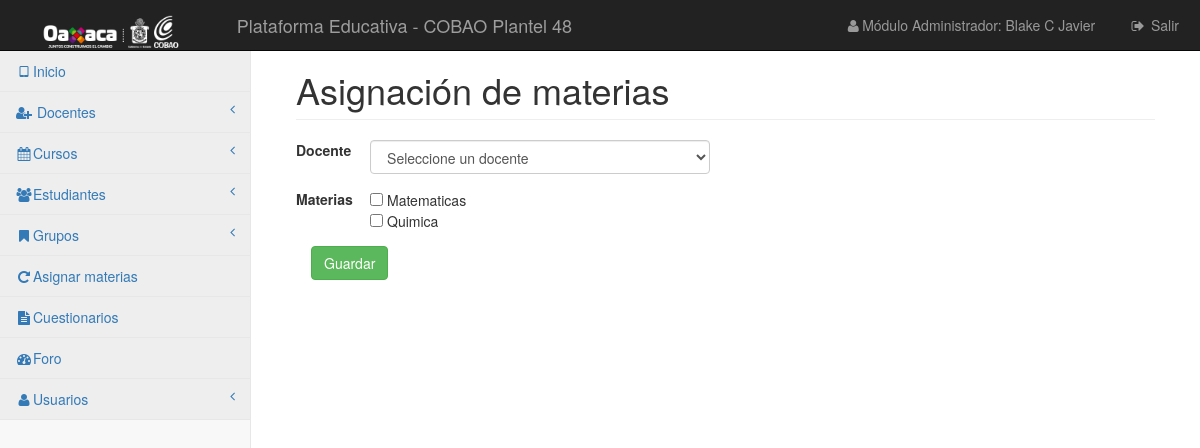
Before: /vistas/grupos/asignar.php (signed in) with the older database file.
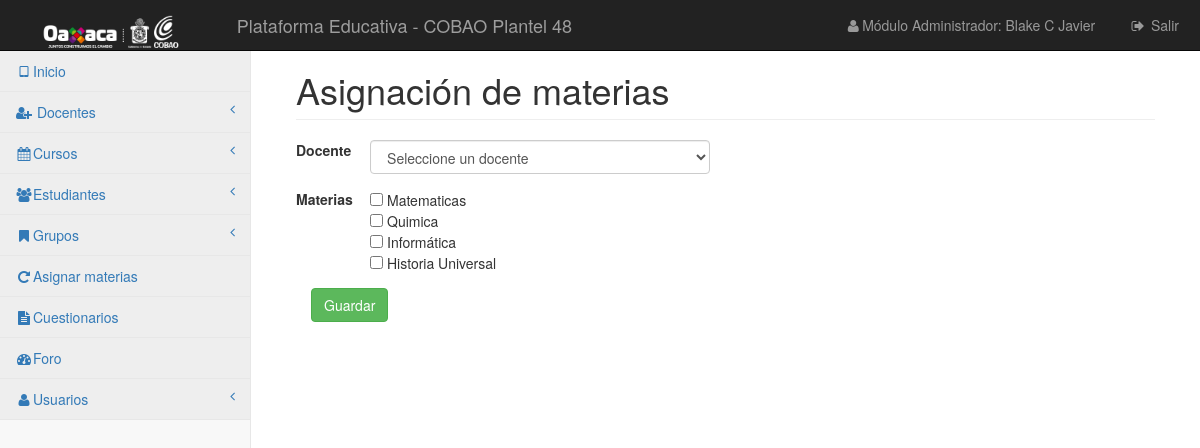
After: the same page with the newer database file.
### tables this page shows
CREATE TABLE `curso` (
  `id` int(11) NOT NULL,
  `nombre` varchar(30) DEFAULT NULL,
  `grado` char(1) DEFAULT NULL,
  `clave` varchar(15) NOT NULL,
  `descripcion` int(11) DEFAULT NULL
);

### librerias/Simple_sessions.php (called while the page is built, shortened)
<?php
class Simple_sessions{
private $my_sess;
public function  __construct($sess_name = 'simple_sessions'){
$this->my_sess = &$_SESSION;
}
public function check_sess($name){
return isset($this->my_sess[$name]);
}
public function get_value($name){
if($this->check_sess($name)){
return $this->my_sess[$name];
}
return false;
}
}
?>

### vistas/grupos/asignar.php (the view, shortened to what the changed rows need)
<?php
require_once '../../librerias/Simple_sessions.php';
$obj_ses = new Simple_sessions();
if ($obj_ses->check_sess('userid')) {
    require_once '../../plantillas/header-a.php';
    include "../../control/conexion.php";
    ?>
<div id="page-wrapper">
    <div class="container-fluid">
    <div class="row">
        <div class="col-lg-12">
            <h1 class="page-header">Asignación de materias</h1>
        </div>
    </div>
    <div class="row">
        <div class="col-lg-12">
            <form action="../../control/grupo/asignar-m.php" method="post" class="form-horizontal" >
                <div class="form-group">
                    <label class="col-md-1">Docente</label>
                    <div class="col-md-5">
                        <select name="docSel" id=""  class="form-control">
                            <option value="-1">Seleccione un docente</option>
                        </select>
                    </div>
                </div>
                <div class="form-group">
                    <label class="col-md-1">Materias</label>
                    <div class="col-md-5">
                            <?php
                            $consulta2 = "SELECT * FROM `curso` WHERE `descripcion` < '3' ";
                            $ejecutar2 = $conexion->query($consulta2);
                            while ($datos2 = $ejecutar2->fetch_assoc()){
                                echo "<input type='checkbox' name='curChe[]' value='".$datos2['id']."'> ".$datos2['nombre']." <br>";
                            }
                            ?>
                    </div>
                </div>
                <div class="col-sm-12">
                    <button class="btn btn-success">Guardar</button>
                </div>
            </form>
        </div>
    </div>
    <?php require_once '../../plantillas/footer.php';
}
else{
    header("Location: ../../index.php");
}
?>

### plantillas/header-a.php (shortened to what the changed rows need)
<!DOCTYPE html>
<html lang="es">
<head>
    <link href="../../css/bootstrap.min.css" rel="stylesheet">
    <link href="../../css/metisMenu.min.css" rel="stylesheet">
    <link href="../../css/timeline.css" rel="stylesheet">
    <link href="../../css/startmin.css" rel="stylesheet">
    <link href="../../css/morris.css" rel="stylesheet">
    <link href="../../css/font-awesome.min.css" rel="stylesheet" type="text/css">
</head>
<body>
<div id="wrapper">
    <nav class="navbar navbar-inverse navbar-fixed-top" role="navigation">
        <div class="navbar-header">
            <a class="navbar-brand" href="#"><img src="../img/cobaojj.png" style="height: 33px"></a>
        </div>
        <div class="navbar-header">
            <a href="" class="navbar-brand">Plataforma Educativa - COBAO Plantel 48</a>
        </div>
        <ul class="nav navbar-right navbar-top-links">
            <li><a href="#"><i class="fa fa-user fa-fw"></i>Módulo Administrador: <?php echo $obj_ses->get_value('nombre')?></a>
            </li>
            <li><a href="../../control/cerrarSesion.php"><i class="fa fa-sign-out fa-fw"></i> Salir</a>
            </li>
        </ul>
        <div class="navbar-default sidebar" role="navigation">
            <div class="sidebar-nav navbar-collapse">
                <ul class="nav" id="side-menu">
                    <li>
                        <a href="../../menuPrincipal.php" class="active"><i class="fa fa-tablet fa-fw"></i>Inicio</a>
                    </li>
                    <li>
                        <a href="#" class="active"><i class="fa fa-user-plus fa-fw"></i> Docentes<span class="fa arrow"></span></a>
                    </li>
                    <li>
                        <a href="#" class="active"><i class="fa fa-calendar fa-fw"></i>Cursos<span class="fa arrow"></span></a>
                    </li>
                    <li>
                        <a href="#" class="active"><i class="fa fa-users fa-fw"></i>Estudiantes <span class="fa arrow"></span></a>
                    </li>
                    <li>
                        <a href="#" class="active"><i class="fa fa-bookmark fa-fw"></i>Grupos <span class="fa arrow"></span></a>
                    </li>
                    <li>
                        <a href="../../vistas/grupos/asignar.php" class="active"><i class="fa fa-repeat fa-fw"></i>Asignar materias</a>
                    </li>
                    <li>
                        <a href="#" class="active"><i class="fa fa-file-text fa-fw"></i>Cuestionarios</a>
                    </li>
                    <li>
                        <a href="#" class="active"><i class="fa fa-dashboard fa-fw"></i>Foro</a>
                    </li>
                    <li>
                        <a href="#" class="active"><i class="fa fa-user fa-fw"></i>Usuarios <span
                                class="fa arrow"></span></a>
                    </li>
                </ul>
            </div>
        </div>
    </nav>

Changed rows visible on the page:
added curso: nombre "Informática"
added curso: nombre "Historia Universal"
